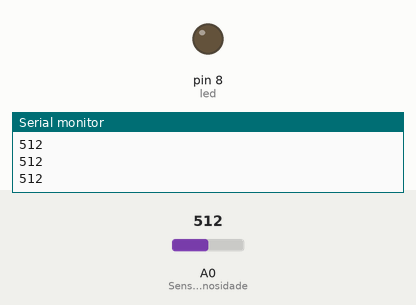
A sketch run on a simulated Arduino Uno, built with avr-gcc and run on an emulated ATmega328P. Parts: output pins drawn as LEDs (lit = HIGH), the last lines printed to the serial monitor. The test bench sets the inputs (shaded band); at power-on: A0 (SensorLuminosidade) = 512.

Above: at 1.2 s.
1.3 s: A0 (SensorLuminosidade) set to 318
2.8 s: A0 (SensorLuminosidade) set to 283
At 3.7 s:
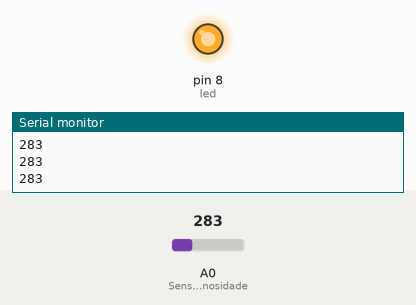
4.3 s: A0 (SensorLuminosidade) set to 306
At 5.0 s:
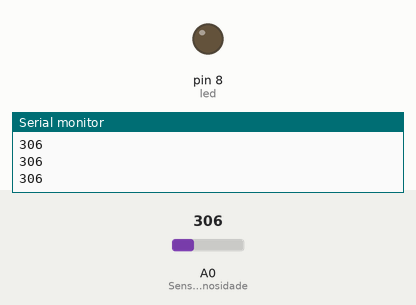
5.8 s: A0 (SensorLuminosidade) set to 290
At 6.3 s:
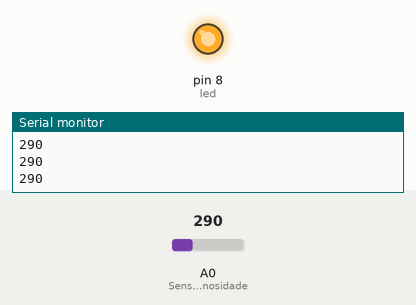
Timing chart, 0 to 8.3 s (numbered marks = the images above; inputs shaded):
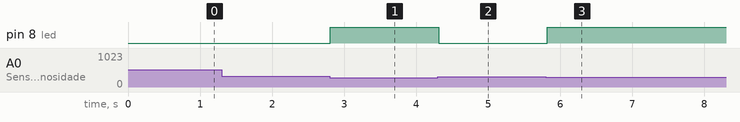

Measured:
- the behaviour switches between 301 and 300 on A0 (SensorLuminosidade) (found by bisection; images 0 and 1)
- after the input at 2.8 s, pin 8 (led): LOW → HIGH at once
- after the input at 4.3 s, pin 8 (led): HIGH → LOW at once
- after the input at 5.8 s, pin 8 (led): LOW → HIGH at once

The sketch:

sensor_temperatura.ino
```cpp
int SensorLuminosidade = 0;
int valorSensor = 0;
int led = 8;


void setup(){

  Serial.begin(9600);
  pinMode(led, OUTPUT);

}


void loop(){


  int valorSensor = analogRead(SensorLuminosidade);

        if (valorSensor<=300){

            digitalWrite(led, HIGH);


        } else {

            digitalWrite(led, LOW);

        }

      Serial.println(valorSensor);

  delay(100);
}
```
